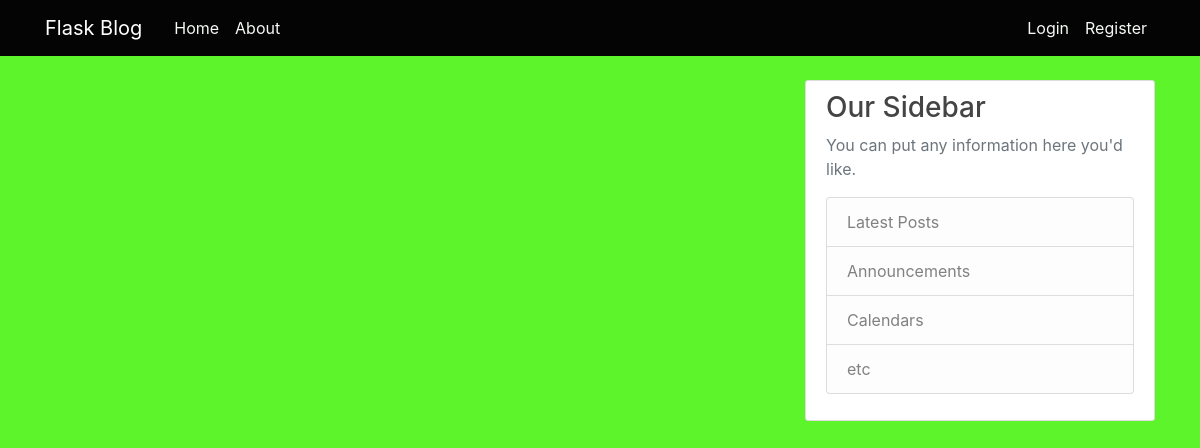
The app's page /home, older data.
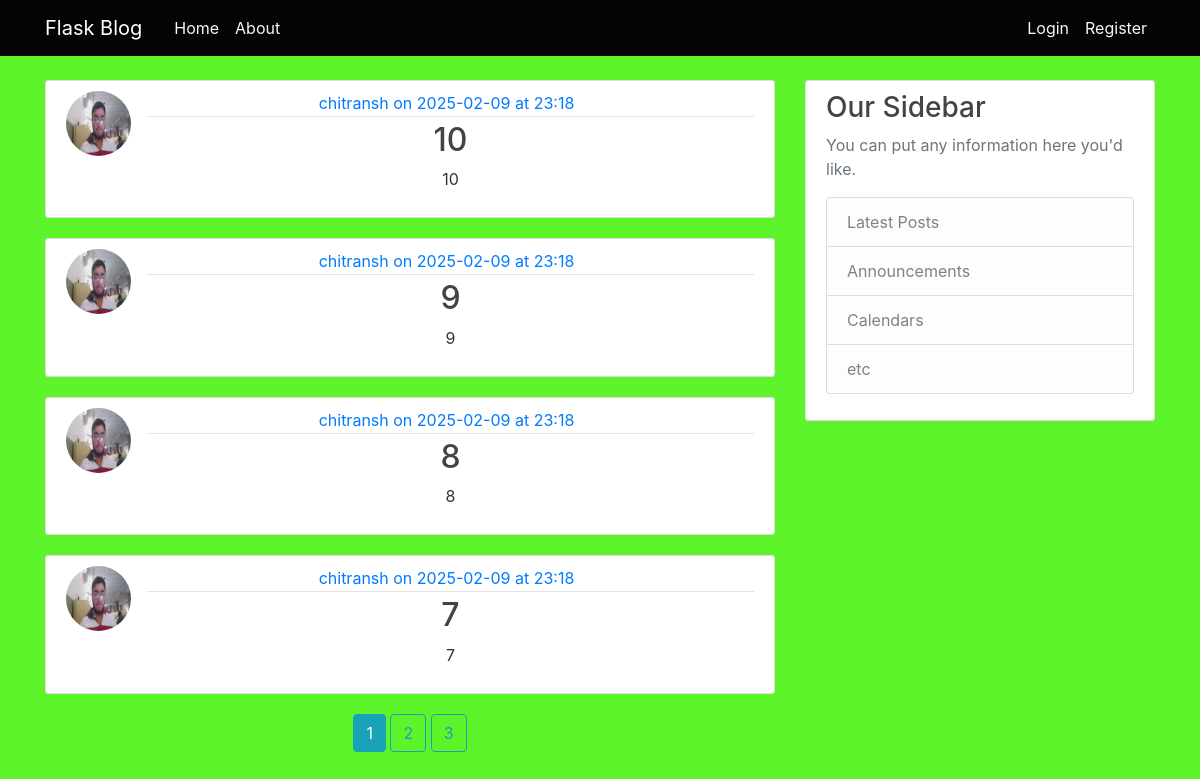
The same page, newer data.
### flaskblog/models.py (models this page shows, shortened)
class Post(db.Model):
    id=db.Column(db.Integer, primary_key=True)
    title=db.Column(db.String(100), nullable=False)
    Date_Posted=db.Column(db.DateTime, nullable=False, default=datetime.utcnow)
    content=db.Column(db.Text, nullable=False)
    user_id=db.Column(db.Integer, db.ForeignKey('user.id'), nullable=False)

class User(db.Model, UserMixin):
    id=db.Column(db.Integer, primary_key=True)
    username=db.Column(db.String(20), nullable=False, unique=True)
    email=db.Column(db.String(100), nullable=False, unique=True)
    password= db.Column(db.String(60), nullable=False)
    img=db.Column(db.String(20), nullable=False, default='default.jpg')
    posts=db.relationship('Post', backref='author', lazy=True)

### flaskblog/routes.py (the view)
@app.route('/home')
def home():
    page=request.args.get('page',1, type=int)
    posts=Post.query.order_by(Post.Date_Posted.desc()).paginate(per_page=4, page=page)
    return render_template('home.html', posts=posts, title='Home')

### flaskblog/templates/home.html (shortened to what this page needs)
{%extends "layout.html"%}
{% block content %}
    <div class="posts">
    {% for post in posts.items %}
    <article class="media content-section">
        <img class="rounded-circle article-img" src="{{ url_for('static', filename='pfps/'+ post.author.img) }}">
        <div class="media-body">
          <div class="article-metadata">
            <a class="mr-2" href="#">{{ post.author.username }} on {{post.Date_Posted.date()}} at {{ post.Date_Posted.strftime("%H:%M")}}</a>
          </div>
          <h2><a class="article-title" href="{{ url_for('post',post_id=post.id) }}">{{ post.title }}</a></h2>
          <p class="article-content">{{ post.content }}</p>
        </div>
      </article>
       {% endfor %}
       {% for page_num in posts.iter_pages() %}
       {%if page_num %}
       {%if page_num == posts.page %}
       <a class="btn btn-info" href="{{url_for('home',page= page_num )}}">{{ page_num }}</a>
       {%else%}
       <a class="btn btn-outline-info" href="{{url_for('home',page= page_num )}}">{{ page_num }}</a>
       {%endif%}
       {%else%}
       ...
       {%endif%}
       {%endfor%}
    </div>
{%endblock%}

### flaskblog/templates/layout.html (shortened to what this page needs)
<!DOCTYPE html>
<html lang="en">
<head>
  <link rel="stylesheet" href="https://cdn.jsdelivr.net/npm/bootstrap@4.3.1/dist/css/bootstrap.min.css"
>
  <link rel="stylesheet" type="text/css" href="{{ url_for('static', filename='main.css') }}">
</head>
<body>
  <header class="site-header">
    <nav class="navbar navbar-expand-md navbar-dark bg-steel fixed-top">
      <div class="container">
        <a class="navbar-brand mr-4" href="/">Flask Blog</a>
        <div class="collapse navbar-collapse" id="navbarToggle">
          <div class="navbar-nav mr-auto">
            <a class="nav-item nav-link" href="/home">Home</a>
            <a class="nav-item nav-link" href="/about">About</a>
          </div>
          <div class="navbar-nav">
            {% if current_user.is_authenticated %}
            <a class="nav-item nav-link" href="/post/new">Create Post</a>
            <a class="nav-item nav-link" href="/Profile">Profile</a>
            <a class="nav-item nav-link" href="/Logout">Logout</a>
            {% else %}
            <a class="nav-item nav-link" href="/LoginPage">Login</a>
            <a class="nav-item nav-link" href="/RegistrationPage">Register</a>
            {% endif %}
          </div>
        </div>
      </div>
    </nav>
  </header>
  <main role="main" class="container">
    <div class="row">
      <div class="col-md-8">
        {% block content %}{% endblock %}
      </div>
      <div class="col-md-4">
        <div class="content-section">
          <h3>Our Sidebar</h3>
          <p class='text-muted'>You can put any information here you'd like.
          <ul class="list-group">
            <li class="list-group-item list-group-item-light">Latest Posts</li>
            <li class="list-group-item list-group-item-light">Announcements</li>
            <li class="list-group-item list-group-item-light">Calendars</li>
            <li class="list-group-item list-group-item-light">etc</li>
          </ul>
          </p>
        </div>
      </div>
    </div>
  </main>
</body>
</html>

### flaskblog/static/main.css (style rules this page uses)
body { background: #fafafa; color: #333333; margin-top: 5rem; }
h1, h2, h3, h4, h5, h6 { color: #444444; }
.bg-steel { background-color: #040404; }
.site-header .navbar-nav .nav-link { color: #f5f8f5; }
.content-section { background: #ffffff; padding: 10px 20px; border: 1px solid #dddddd; border-radius: 3px; margin-bottom: 20px; }
.article-title { color: #444444; }
.article-content { white-space: pre-line; }
.article-img { height: 65px; width: 65px; margin-right: 16px; }
.article-metadata { padding-bottom: 1px; margin-bottom: 4px; border-bottom: 1px solid #e3e3e3 }

### flaskblog/templates/home.html (style rules this page uses)
body { background-color: rgb(93, 244, 43); }
.posts { text-align: center; }

Row changes from the older to the newer data that the page shows:
added Post: img (picture), author.username "chitransh", Date_Posted "2025-02-09", Date_Posted "23:18", title "10", content "10"
added Post: img (picture), author.username "chitransh", Date_Posted "2025-02-09", Date_Posted "23:18", title "9", content "9"
added Post: img (picture), author.username "chitransh", Date_Posted "2025-02-09", Date_Posted "23:18", title "8", content "8"
added Post: img (picture), author.username "chitransh", Date_Posted "2025-02-09", Date_Posted "23:18", title "7", content "7"
Text that changed along with them:
new list line: "1"
new list line: "2"
new list line: "3"
